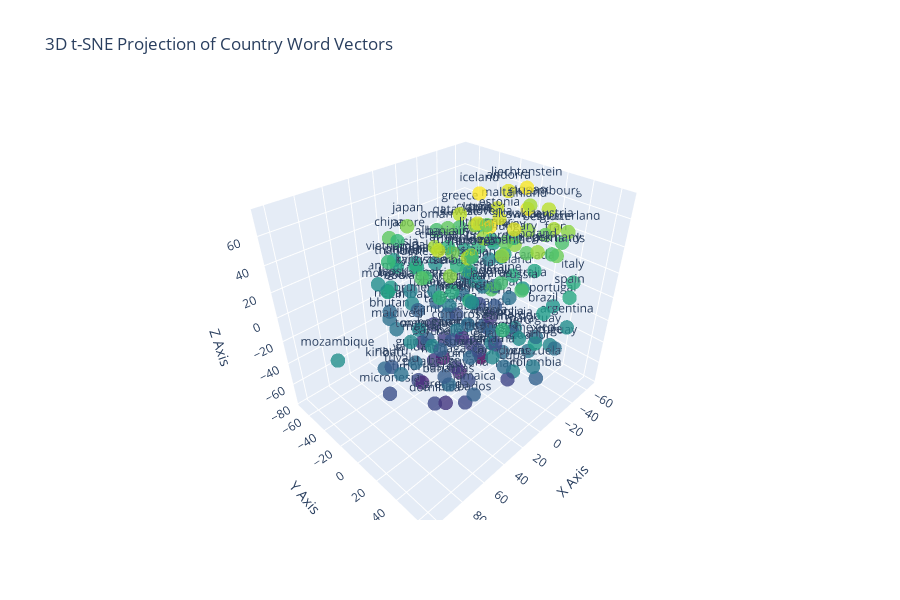

This figure's notebook cell:
### Markdown cell above
Now to offer a different visualisation, let us perform an interactive 3D plot of a variety of countries using Plotly.

### Code cell
from sklearn.manifold import TSNE
import plotly.graph_objects as go
import numpy as np

countries = ['afghanistan', 'albania', 'algeria', 'andorra', 'angola', 'argentina', 'armenia', 'australia', 'austria', 'azerbaijan', 'bahamas', 'bahrain', 'bangladesh', 'barbados', 'belarus', 'belgium', 'belize', 'benin', 'bhutan', 'bolivia', 'botswana', 'brazil', 'brunei', 'bulgaria', 'burundi', 'cambodia', 'cameroon', 'canada', 'chad', 'chile', 'china', 'colombia', 'comoros', 'croatia', 'cuba', 'cyprus', 'denmark', 'djibouti', 'dominica', 'ecuador', 'egypt', 'eritrea', 'estonia', 'ethiopia', 'fiji', 'finland', 'france', 'gabon', 'gambia', 'georgia', 'germany', 'ghana', 'greece', 'grenada', 'guatemala', 'guinea', 'guinea-bissau', 'guyana', 'haiti', 'honduras', 'hungary', 'iceland', 'india', 'indonesia', 'iran', 'iraq', 'ireland', 'israel', 'italy', 'jamaica', 'japan', 'jordan', 'kazakhstan', 'kenya', 'kiribati', 'kuwait', 'kyrgyzstan', 'laos', 'latvia', 'lebanon', 'lesotho', 'liberia', 'libya', 'liechtenstein', 'lithuania', 'luxembourg', 'madagascar', 'malawi', 'malaysia', 'maldives', 'mali', 'malta', 'mauritania', 'mauritius', 'mexico', 'micronesia', 'moldova', 'monaco', 'mongolia', 'montenegro', 'morocco', 'mozambique', 'myanmar', 'namibia', 'nauru', 'nepal', 'netherlands', 'nicaragua', 'niger', 'nigeria', 'norway', 'oman', 'pakistan', 'palau', 'panama', 'paraguay', 'peru', 'philippines', 'poland', 'portugal', 'qatar', 'romania', 'russia', 'rwanda', 'samoa', 'senegal', 'serbia', 'seychelles', 'singapore', 'slovakia', 'slovenia', 'somalia', 'spain', 'sudan', 'suriname', 'sweden', 'switzerland', 'syria', 'tajikistan', 'tanzania', 'thailand', 'timor-leste', 'togo', 'tonga', 'tunisia', 'turkey', 'turkmenistan', 'tuvalu', 'uganda', 'ukraine', 'uruguay', 'uzbekistan', 'vanuatu', 'venezuela', 'vietnam', 'yemen', 'zambia', 'zimbabwe']

vectors = np.array([model[country] for country in countries])

# Perform t-SNE to reduce to 3 dimensions
tsne = TSNE(n_components=3, random_state=42)  # Setting a random_state for reproducibility
reduced_vectors = tsne.fit_transform(vectors)

# Plotting the 3D projection

xs = reduced_vectors[:,0]
ys = reduced_vectors[:,1]
zs = reduced_vectors[:,2]

# Create a 3D scatter plot using Plotly
fig = go.Figure(data=[go.Scatter3d(
    x=xs,
    y=ys,
    z=zs,
    text=countries,  # Use country names as hover text
    mode='markers+text',  # Combine markers and text
    marker=dict(
        size=5,  # Marker size
        color=zs,  # Color markers by their z-values for depth effect
        colorscale='Viridis',  # Choose a color scale
        opacity=0.8  # Marker opacity
    ),
    textposition='top center'  # Position the text above the markers
)])

# Update layout for a cleaner look
fig.update_layout(
    scene=dict(
        xaxis_title='X Axis',
        yaxis_title='Y Axis',
        zaxis_title='Z Axis'
    ),
    title="3D t-SNE Projection of Country Word Vectors",
    legend_title="Countries",
    height=600
)

# Show plot
fig.show()

### Figure 1 — Plotly figure (JSON) as saved in the notebook; plotly's stock layout.template omitted (floating-point values rounded to 4 significant figures; data arrays with more than 128 entries replaced by an {"elided": "..."} marker saying what was removed)
{"data": [{"marker": {"color": {"elided": "158 float values"}, "colorscale": [[0, "#440154"], [0.1111, "#482878"], [0.2222, "#3e4989"], [0.3333, "#31688e"], [0.4444, "#26828e"], [0.5556, "#1f9e89"], [0.6667, "#35b779"], [0.7778, "#6ece58"], [0.8889, "#b5de2b"], [1, "#fde725"]], "opacity": 0.8, "size": 5}, "mode": "markers+text", "text": {"elided": "158 str values"}, "textposition": "top center", "type": "scatter3d", "x": {"elided": "158 float values"}, "y": {"elided": "158 float values"}, "z": {"elided": "158 float values"}}], "layout": {"height": 600, "legend": {"title": {"text": "Countries"}}, "scene": {"xaxis": {"title": {"text": "X Axis"}}, "yaxis": {"title": {"text": "Y Axis"}}, "zaxis": {"title": {"text": "Z Axis"}}}, "title": {"text": "3D t-SNE Projection of Country Word Vectors"}}}
